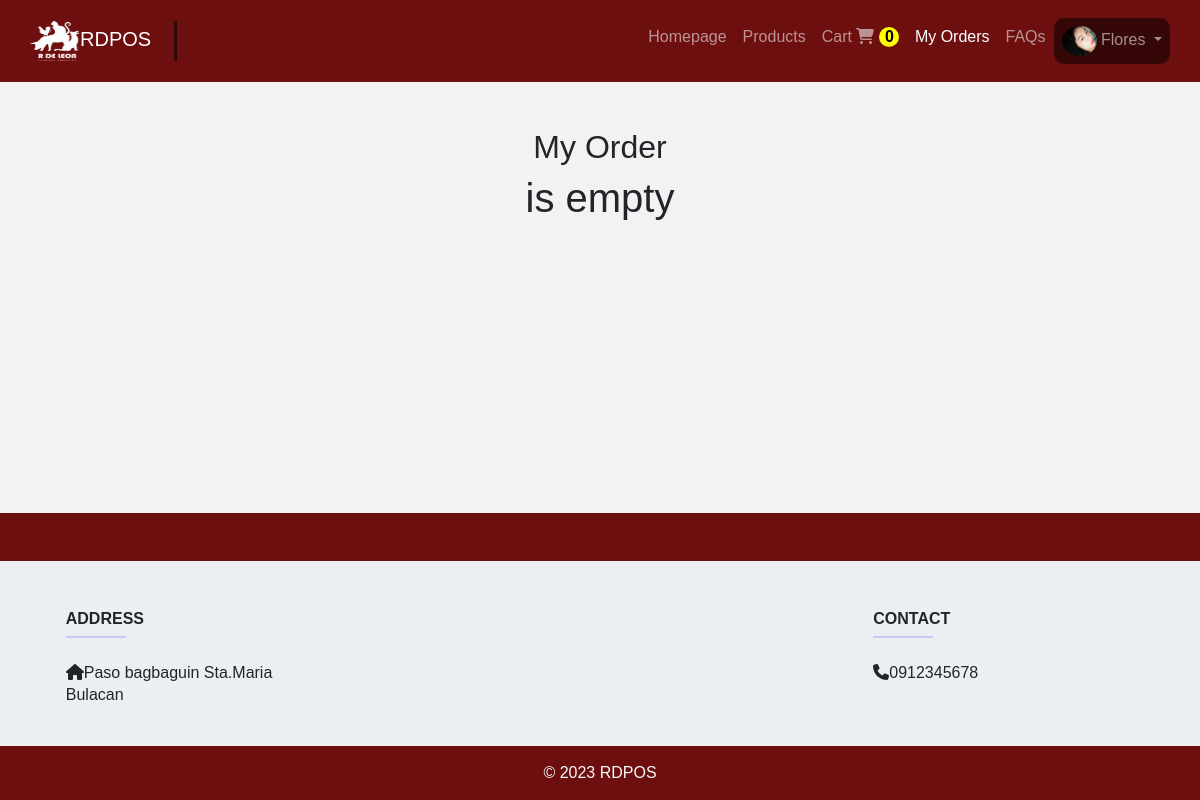
The page /customer/myOrders.php (signed in) on the database its author committed.
### tables this page shows
CREATE TABLE `maintinance` (
  `system_id` int(11) NOT NULL,
  `system_name` varchar(255) NOT NULL,
  `system_banner` varchar(255) NOT NULL,
  `system_logo` varchar(255) NOT NULL,
  `system_content` varchar(255) NOT NULL,
  `system_address` varchar(255) NOT NULL,
  `system_contact` varchar(255) NOT NULL,
  `system_tax` float NOT NULL,
  `system_shipfee` double NOT NULL
);

CREATE TABLE `account` (
  `acc_id` int(11) NOT NULL,
  `acc_created` date NOT NULL,
  `acc_username` varchar(255) NOT NULL,
  `acc_password` varchar(255) NOT NULL,
  `acc_fname` varchar(255) NOT NULL,
  `acc_lname` varchar(255) NOT NULL,
  `acc_type` varchar(255) NOT NULL,
  `acc_status` int(11) NOT NULL,
  `acc_email` varchar(255) NOT NULL,
  `acc_contact` varchar(255) NOT NULL,
  `emp_image` varchar(255) NOT NULL,
  `emp_address` varchar(255) NOT NULL,
  `acc_lastEdit` datetime DEFAULT NULL,
  `Otp` varchar(6) NOT NULL
);

### customer/backend/back_navbar.php (called while the page is built, shortened)
<?php
include ("../administrator/connection.php");
$get_record = mysqli_query ($connections,"SELECT * FROM maintinance");
$row = mysqli_fetch_assoc($get_record);
$db_system_name = $row ["system_name"];
$db_system_logo = $row ["system_logo"];
?>

### customer/myOrders.php (the view, shortened to what this page needs)
<?php
include("backend/session.php");
include("backend/back_navbar.php");
include("Back_myOrders.php");
?>
<!DOCTYPE html>
<html>
<head>
     <link rel="stylesheet" href="https://cdnjs.cloudflare.com/ajax/libs/font-awesome/6.1.1/css/all.min.css" />
    <link rel="stylesheet" href="https://cdn.jsdelivr.net/npm/bootstrap@5.1.3/dist/css/bootstrap.min.css">
	<link rel="stylesheet" href="css/style.css">
    <link rel="stylesheet" href="css/cart.css">
</head>
<body>
<?php
$sql = mysqli_query($connections, "
SELECT COUNT(DISTINCT a.cart_prod_id) AS count_rows, SUM(a.cart_prodQty) AS qtys
FROM cart AS a
WHERE a.cart_user_id='{$_SESSION['acc_id']}'
");
$row = mysqli_fetch_assoc($sql);
$count = $row['count_rows'];
?>
<nav class="navbar navbar-expand-lg navbar-dark">
    <div class="container-fluid">
        <div class="collapse navbar-collapse" id="navbarTogglerDemo01">
            <a class="navbar-brand" href="home.php"><img src="../upload_system/<?php echo $db_system_logo ?>" alt="" width="50" height="40"><?php echo $db_system_name ?></a>
            <ul class="navbar-nav ms-auto mb-2 mb-lg-0">
                <li class="nav-item">
                    <a class="nav-link " aria-current="page" href="home.php">Homepage</a>
                </li>
                <li class="nav-item">
                    <a class="nav-link" aria-current="page" href="products.php">Products</a>
                </li>
				<li class="nav-item">
                    <a class="nav-link" href="cart.php">
                        Cart<span class="shopping-cart-icon">
                            <i class="fa fa-shopping-cart"></i>
                            <span class="notification-count"><?php echo $count;?></span>
                        </span>
                    </a>
                </li>
                <li class="nav-item">
                    <a class="nav-link active" href="myOrders.php">My Orders</a>
                </li>
                <li class="nav-item">
                    <a class="nav-link" href="faq.php">FAQs</a>
                </li>
				<li class="nav-item dropdown" style='background-color:rgb(0,0,0,0.5); border-radius:10px;'>
				<a class="nav-link dropdown-toggle" href="#" id="navbarDropdown" role="button" data-bs-toggle="dropdown" aria-haspopup="true" aria-expanded="false">
				<?php if($db_emp_image){ ?>
				<img src="../upload_img/<?php echo $db_emp_image ?>" alt="" width="35" height="30" style='border-radius:50%;'>    <?php echo ucfirst($db_acc_lname) ?>
			  <?PHP }else{?>
				<img src="../upload_system/empty.png" alt="" width="30" height="30">    <?php echo ucfirst($db_acc_lname) ?>
			 <?php } ?>
			</a>
			</li>
            </ul>
        </div>
    </div>
</nav>
<main>
<div id="here">
  <?php
$get_orderrecord = mysqli_query ($connections,"SELECT * FROM orders where orders_customer_id='".$db_acc_id."' Group by order_transaction_code ");
$row = mysqli_fetch_assoc($get_orderrecord);
if ($row !== null) {
    $db_order_transaction_code = $row["order_transaction_code"];
    $db_orders_status = $row["orders_status"];
  ?>
	<div class="container">
	<table class="table bg-light text-center mt-2 table-order">
		<thead>
			<tr>
				<th>Transaction Code</th>
				<th>Order Date</th>
				<th>Product Name</th>
				<th>Mode of payment</th>
				<th>Quantity</th>
				<th>Subtotal</th>
				<th>Status</th>
				<th>Action</th>
			</tr>
		</thead>
		<tbody>
			<?php
			$view_query = mysqli_query($connections, "
			SELECT orders_id, order_transaction_code, orders_nickname, orders_email, orders_contact, orders_paymethod, orders_qty, orders_prod_id, SUM(orders_qty) as qty, SUM(orders_subtotal) as subtotal, orders_voucher_rate, orders_address, orders_date, orders_status
			FROM orders
			WHERE (orders_status ='Preparing' OR orders_status ='In-Transit' OR orders_status ='Delivered')
			AND orders_customer_id='".$db_acc_id."'
			GROUP BY orders_prod_id, order_transaction_code
			ORDER BY orders_id ASC;
		");
		$combined_subtotals = array();
		if (mysqli_num_rows($view_query) > 0) {
			while ($row = mysqli_fetch_assoc($view_query)) {
				$orders_prod_id = $row["orders_prod_id"];
				$orders_subtotal = $row["subtotal"];
				if (isset($combined_subtotals[$orders_prod_id])) {
					$combined_subtotals[$orders_prod_id] += $orders_subtotal;
				} else {
					$combined_subtotals[$orders_prod_id] = $orders_subtotal;
				}
				$orders_id = $row["orders_id"];
				$order_transaction_code = $row["order_transaction_code"];
				$orders_nickname = $row["orders_nickname"];
				$orders_email = $row["orders_email"];
				$orders_contact = $row["orders_contact"];
				$orders_paymethod = $row["orders_paymethod"];
				$orders_qty = $row["orders_qty"];
				$db_qty = $row["qty"];
				$orders_voucher_rate = $row["orders_voucher_rate"];
				$orders_address = $row["orders_address"];
				$orders_date = $row["orders_date"];
				$orders_status = $row["orders_status"];
				$get_Product_info = mysqli_query($connections, "SELECT * FROM product WHERE prod_id='$orders_prod_id'");
				$product_row = mysqli_fetch_assoc($get_Product_info);
				$prod_name = $product_row["prod_name"];
				$prod_currprice = $product_row["prod_currprice"];
				?>
				<tr>
						<td><?php echo $order_transaction_code ?></td>
					<input type="hidden" value="<?php echo $orders_id ?>" name="orders_id">
					<td>
						<?php
						if ($orders_date !== null) {
							$dateTime = date("M j Y, g:ia", strtotime($orders_date));
							echo $dateTime;
						}
						?>
					</td>
					<td><?php echo $prod_name ?></td>
					<td><?php echo $orders_paymethod ?></td>
					<td>
						<?php
						$get_product_record = mysqli_query($connections, "SELECT a.*, SUM(b.s_amount) AS prod_stocks
						FROM product AS a
						LEFT JOIN stocks AS b ON a.prod_id = b.s_prod_id
						WHERE a.prod_id = '$orders_prod_id'
						GROUP BY a.prod_id");
					$per_row = mysqli_fetch_assoc($get_product_record);
					$db_prod_stocks = $per_row["prod_stocks"];
					$db_prod_name = $per_row["prod_name"];
						?>
					<?php  if ($db_qty > $db_prod_stocks) {
						echo "<b style='color:red;'>OUT OF STOCKS</b>";
					}else{
						echo $db_qty;
					}
					?>
					<td><?php echo $orders_subtotal ?></td>
					<td><?php echo $orders_status ?></td>
					<?php if ($orders_status == "In-Transit" || $orders_status == "Delivered") { ?>
						<td>
						<button type="button" class="btn btn-success" onclick="myFunction('<?php echo $order_transaction_code ?>')">Track Orders</button>
<script>
function myFunction(order_transaction_code) {
  window.location.href = "order_progress.php?transaction_code=" + order_transaction_code;
}
</script>
						</td>
					<?php } else { ?>
						<td>
							<button type="button" class="btn btn-success zz" value="<?= $orders_prod_id ?>"
									data-value2="<?= $order_transaction_code ?>" data-bs-toggle="modal"
									data-bs-target="#exampleModal">Cancel
							</button>
						</td>
					<?php } ?>
				</tr>
				<?php
			}
				?>
				<?php
			}
		} else {
			echo "<center><br><h2 class='cart-title mt-4 text-center'>My Order</h2><h1> is empty</h1></center>";
	}
			?>
</div>
<br><br>
</main>
<?php
include "include/footer.php";
?>

### customer/include/footer.php (shortened to what this page needs)
<footer class="text-center text-lg-start text-dark" style="background-color: #ECEFF1;">
    <section class="d-flex justify-content-between p-4 text-white" style="background-color: #6D0F0F;"></section>
    <?php
      $view_product_query = mysqli_query($connections, "SELECT * FROM maintinance");
      while ($maitinance_row = mysqli_fetch_assoc($view_product_query)) {
        $db_system_name = $maitinance_row["system_name"];
        $db_system_address = $maitinance_row["system_address"];
        $db_system_contact = $maitinance_row["system_contact"];
    ?>
    <section class="">
      <div class="container bg text-center text-md-start mt-5">
        <div class="row mt-3">
          <div class="col-md-3 col-lg-4 col-xl-3 mx-auto mb-4">
            <h6 class="text-uppercase fw-bold">ADDRESS</h6>
            <hr class="mb-4 mt-0 d-inline-block mx-auto" style="width: 60px; background-color: #7c4dff; height: 2px" />
            <p><i class="fas fa-home mr-3"></i><?php echo $db_system_address?></p>
          </div>
          <div class="col-md-2 col-lg-2 col-xl-2 mx-auto mb-4"></div>
          <div class="col-md-3 col-lg-2 col-xl-2 mx-auto mb-4"></div>
          <div class="col-md-4 col-lg-3 col-xl-3 mx-auto mb-md-0 mb-4">
            <h6 class="text-uppercase fw-bold">CONTACT</h6>
            <hr class="mb-4 mt-0 d-inline-block mx-auto" style="width: 60px; background-color: #7c4dff; height: 2px" />
            <p><i class="fas fa-phone mr-3"></i><?php echo $db_system_contact?></p>
          </div>
          <?php }?>
        </div>
      </div>
    </section>
    <div class="text-center p-3 text-light" style="background-color: #6D0F0F;">
      <span>&copy; 2023</span>
      <a class="text-light text-decoration-none" href="#"><?php echo $db_system_name ?></a>
    </div>
  </footer>

### customer/css/style.css (style rules this page uses)
body { background-color:#ffda79; font-family:'Trebuchet MS', 'Lucida Sans Unicode', 'Lucida Grande', 'Lucida Sans', Arial, sans-serif; }
.navbar-brand { padding: 0; margin: 0; }
.cart-title { font-weight: lighter; }
.navbar { padding: 1.5%; }
.navbar-brand { border-right: solid 3px rgba(0, 0, 0, 0.548); padding-right: 2%; margin-right: 2%; }

### customer/css/cart.css (style rules this page uses)
* { margin: 0; padding: 0; text-decoration: none; list-style: none; box-sizing: border-box; }
body { line-height: 22px; }

### customer/myOrders.php (style rules this page uses)
body { background-color: #F2F2F2; }
.navbar { background-color: #6D0F0F; padding: 1.5%; }
.notification-count { display: inline-block; background-color: yellow; color: black; font-weight: bold; padding: 2px 6px; border-radius: 50%; width: 20px; height: 20px; text-align: center; line-height: 15px; }

### customer/include/footer.php (style rules this page uses)
body { display: flex; flex-direction: column; min-height: 100vh; margin: 0; }
main { flex: 1; }

### rows shown on the page
maintinance: system_logo (picture), system_name "RDPOS", system_address "Paso bagbaguin Sta.Maria Bulacan", system_contact "0912345678"
account: emp_image (picture), acc_lname "Flores"

### other values the page prints
$count "0"
